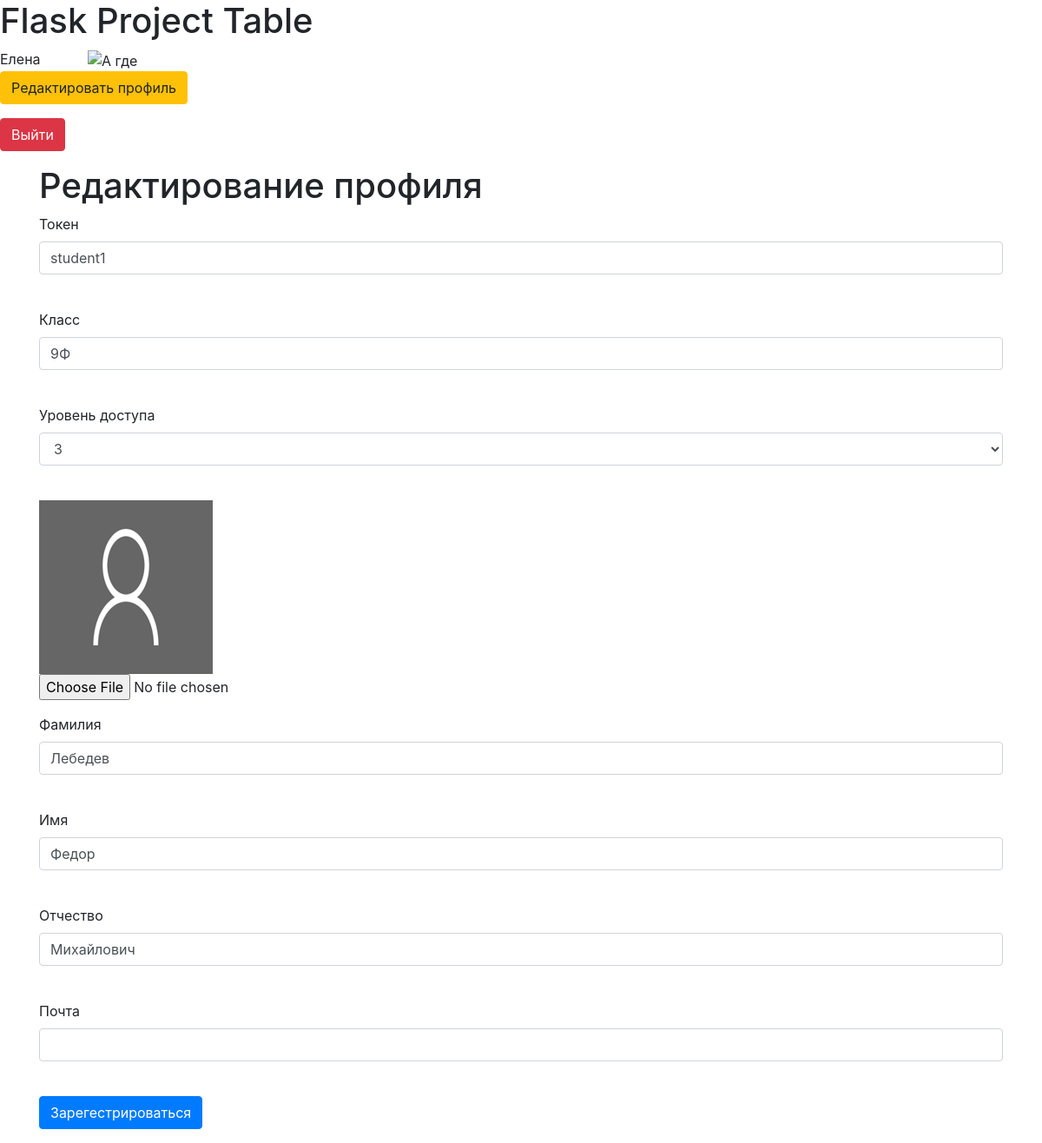
Page /user_edit/2 (signed in) on the earlier database version.
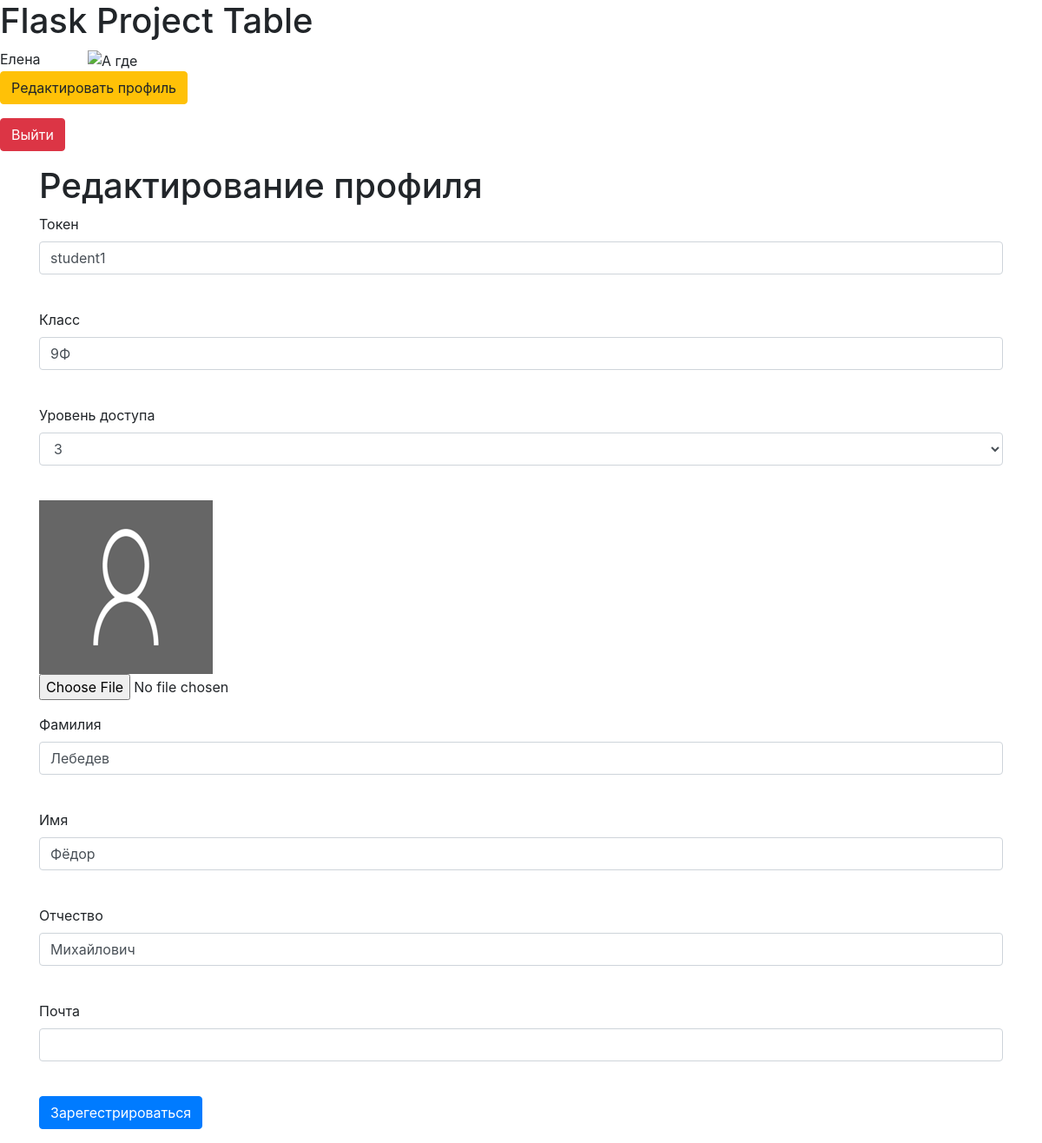
Same page on the later database version.
### tables this page shows
CREATE TABLE "users"
(
	id INTEGER not null
		primary key,
	name VARCHAR,
	surname VARCHAR,
	patronymic VARCHAR,
	grade VARCHAR,
	email VARCHAR,
	hashed_password VARCHAR,
	modified_date DATETIME,
	access_level INTEGER,
	token VARCHAR
		unique,
	image VARCHAR default 'static/img/default.png'
);

### app.py (the view, shortened to what this page needs)
@app.route('/user_edit/<int:id>', methods=['GET', 'POST'])
@login_required
def user_edit(id):
    form = RegisterForm()
    level = 0
    if request.method == "GET":
        db_sess = db_session.create_session()
        if current_user.id == 1:
            user = db_sess.query(User).filter(User.id == id).first()
            form.access_level.choices = [(3, 3), (2, 2), (1, 1)]
            form.access_level.data = user.access_level
            level = 1 if user.id != 1 else 0
            form.password.validators = []
            form.password_again.validators = []
        else:
            user = db_sess.query(User).filter(User.id == current_user.id).first()
            form.access_level.choices = [user.access_level]
            level = 0
        if user:
            form.name.data = user.name
            form.surname.data = user.surname
            form.patronymic.data = user.patronymic
            form.grade.data = user.grade
            form.email.data = user.email
            form.token.data = user.token
        else:
            abort(404)
        image_path = user.image
    return render_template('register.html', title='Редактирование профиля', form=form,
                           level=level,
                           image_path=image_path)

### forms/register.py
class RegisterForm(FlaskForm):
    token = StringField('Токен', validators=[DataRequired()])
    grade = StringField('Класс')
    access_level = SelectField('Уровень доступа', choices=[(3, 3), (2, 2), (1, 1)])
    surname = StringField('Фамилия')
    name = StringField('Имя')
    patronymic = StringField('Отчество')
    email = EmailField('Почта', validators=[DataRequired()])
    password = PasswordField('Пароль', validators=[DataRequired()])
    password_again = PasswordField('Повторите пароль', validators=[DataRequired()])
    submit = SubmitField('Зарегестрироваться')

### app.py (called while the page is built)
@login_manager.user_loader
def load_user(user_id):
    db_sess = db_session.create_session()
    return db_sess.query(User).get(user_id)

### data/sqlalchemy/db_session.py (called while the page is built)
def create_session() -> Session:
    global __factory
    return __factory()

### templates/register.html (shortened to what this page needs)
{% extends "base.html" %}
{% block content %}
    <h1>{{ title }}</h1>
    <form action="" enctype=multipart/form-data method="post">
        <p>
            {{ form.token.label }}
            {% if level == 1 %}
                <br>{{ form.token(class="form-control", type="token") }}<br>
            {% else %}
                <br>{{ form.token(class="form-control", type="token", readonly="readonly") }}<br>
            {% endif %}
        <p>
            {{ form.grade.label }}
            {% if level == 1 %}
                <br>{{ form.grade(class="form-control", type="grade") }}<br>
            {% else %}
                <br>{{ form.grade(class="form-control", type="grade", readonly="readonly") }}<br>
            {% endif %}
        <p>
            {{ form.access_level.label }}<br>
            {{ form.access_level(class="form-control", type="access_level") }}<br>
        <p>
            <img src="{{ image_path }}" alt="А где">
            <input type=file class="form-control-file"
                   accept="image/png, image/jpg, image/jpeg" name=file value=Upload>
        <p>
            {{ form.surname.label }}<br>
            {{ form.surname(class="form-control", type="surname") }}<br>
        <p>
            {{ form.name.label }}<br>
            {{ form.name(class="form-control", type="name") }}<br>
        <p>
            {{ form.patronymic.label }}<br>
            {{ form.patronymic(class="form-control", type="patronymic") }}<br>
        <p>
            {{ form.email.label }}<br>
            {{ form.email(class="form-control", type="email") }}<br>
        <p>{{ form.submit(type="submit", class="btn btn-primary") }}</p>
    </form>
{% endblock %}

### templates/base.html (shortened to what this page needs)
<!DOCTYPE html>
<html lang="en">
<head>
    <link rel="stylesheet"
          href="https://stackpath.bootstrapcdn.com/bootstrap/4.4.1/css/bootstrap.min.css"
>
    <link rel="stylesheet" type="text/css"
          href="{{ url_for('static', filename='css/style.css') }}"/>
</head>
<body>
<h1>Flask Project Table</h1>
<nav>
    {% if current_user.is_authenticated %}
        {{ current_user.name }}
        <img style="margin-left: 50px;" src="{{ current_user.image }}" alt="А где" width=50 height=50>
        <p>
            <a class="btn btn-warning" href="/user_edit/{{ current_user.id }}">Редактировать
                профиль</a>
        </p>
        <p>
            <a class="btn btn-danger" href="/logout">Выйти</a>
        </p>
    {% else %}
        <p>
            <a class="btn btn-success" href="/token">Войти</a>
        </p>
    {% endif %}
</nav>
<main role="main" class="container">
    {% block content %}{% endblock %}
</main>
</body>
</html>

Differences in the rows shown:
changed users "student1": name "Федор" → "Фёдор"
